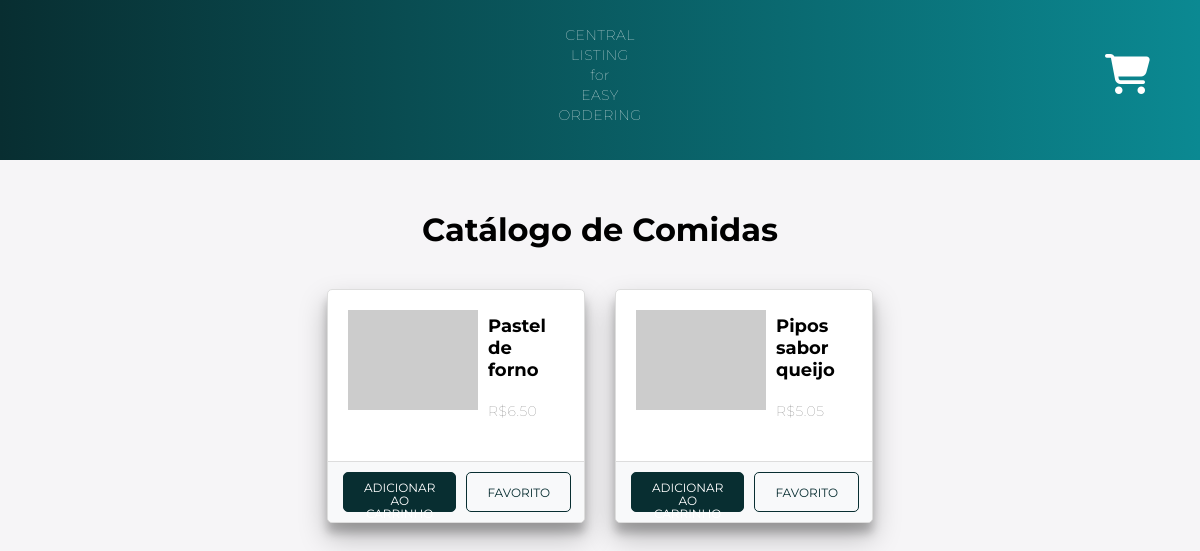
The page /home/ (signed in) on the database its author committed.
### main/models.py (models this page shows, shortened)
class FoodProduct(models.Model):
    name = models.CharField(max_length=255)
    price = models.DecimalField(max_digits=10, decimal_places=2)
    description = models.TextField()
    ingredients = models.ManyToManyField(Ingredients, blank=True)

### main/views.py (the view)
# urls.py: path('home/', views.catalog, name='home'),
@login_required(login_url='login')
def catalog(request):
    food_products = FoodProduct.objects.all()
    return render(request, 'catalog.html', {'food_products': food_products})

### templates/catalog.html (shortened to what this page needs)
{% load static %}
<!DOCTYPE html>
<html>
<head>
    <link rel="stylesheet" type="text/css" href="{% static './css/catalog.css' %}">
    <link rel="stylesheet" href="https://cdnjs.cloudflare.com/ajax/libs/font-awesome/6.4.0/css/all.min.css" />
</head>
<body>
    <nav>
        <p>CENTRAL<br>LISTING<br>for<br>EASY<br>ORDERING</p>
        <div class="cart-icon">
            <a class="fas fa-shopping-cart cart-link" href="{% url 'cart' %}" style="text-decoration:none" name="cart"></a>
        </div>
    </nav>
    <div class="container">
        <h1 class="text-center my-5">Catálogo de Comidas</h1>
        <div class="row">
            {% for product in food_products %}
                <div class="col-md-4 mb-4">
                    <div class="card h-100">
                        <a href="{% url 'product_detail' product_id=product.id %}" style="text-decoration:none" name="product-link">
                            <div class="card-body">
                                <div class="card-split">
                                    <div class="card-img">
                                        <img src="https://placehold.co/130x100?text=Cliente+Food+Photo" alt="Imagem temporária">
                                    </div>
                                    <div class="card-content">
                                        <h5 class="card-title product-link">{{ product.name }}</h5>
                                        <p class="card-text">R${{ product.price }}</p>
                                    </div>
                                </div>
                            </div>
                        </a>
                        <div class="card-footer">
                            <a href="{% url 'add_to_cart' product.id %}" class="btn btn-primary custom-btn" style="text-decoration:none" name="cartAdd">Adicionar ao carrinho</a>
                            <a class="btn btn-outline-secondary custom-btn">Favorito</a>
                        </div>
                    </div>
                </div>
            {% endfor %}
        </div>
    </div>
</body>
</html>

### static/css/catalog.css (style rules this page uses)
* { box-sizing: border-box; margin: 0; padding: 0; }
body { background: #f6f5f7; font-family: 'Montserrat', sans-serif; }
nav { background: linear-gradient(90deg, #082E31, #0b8992); padding: 5px; text-align: center; font-size: 15px; font-weight: bold; width: 100%; color: #fff; margin-bottom: 50px; }
p { font-size: 14px; font-weight: 100; line-height: 20px; letter-spacing: 0.5px; margin: 20px 0 30px; }
.container { width: 80%; margin: 0 auto; }
.text-center { text-align: center; }
h1 { font-weight: bold; margin-bottom: 40px; }
.row { display: flex; flex-wrap: wrap; justify-content: center; }
.col-md-4 { width: 30%; margin-bottom: 30px; padding: 0 15px; }
.card { background-color: #fff; border: 1px solid #ddd; border-radius: 5px; box-shadow: 0 14px 28px rgba(0,0,0,0.25), 0 10px 10px rgba(0,0,0,0.22); display: flex; flex-direction: column; height: 100%; }
.card-body { flex-grow: 1; padding: 15px; }
.card-title { font-size: 18px; margin-bottom: 10px; }
.card-text { color: #777; font-size: 14px; margin-bottom: 15px; }
.card-footer { background-color: #f8f9fa; border-top: 1px solid #ddd; display: flex; justify-content: space-between; align-items: center; padding: 10px 15px; border-bottom-left-radius: 5px; border-bottom-right-radius: 5px; }
.btn { text-transform: uppercase; font-size: 12px; padding: 8px 20px; border-radius: 5px; cursor: pointer; text-decoration: none; }
.btn-primary { background-color: #082E31; color: #fff; border: 1px solid #082E31; }
.btn-outline-secondary { background-color: transparent; color: #082E31; border: 1px solid #082E31; display: flex; align-items: center; justify-content: center; margin-left: 10px; }
.cart-icon { position: absolute; top: 50px; right: 50px; font-size: 40px; }
.cart-link { color: #fff; }
.product-link { color: black; }
.card-split { display: flex; justify-content: space-evenly; }
.card-img { padding: 5px 0px 5px 5px; }
.card-img img { max-width: 130px; }
.card-content { padding: 10px; }
@media (min-width: 992px) { .col-md-4 { width: 30%; margin-bottom: 30px; padding: 0 15px; } }
.custom-btn { width: 100%; height: 40px; line-height: 13px; text-align: center; }

### rows shown on the page
FoodProduct: name "Pastel de forno", price "6.50"
FoodProduct: name "Pipos sabor queijo", price "5.05"
